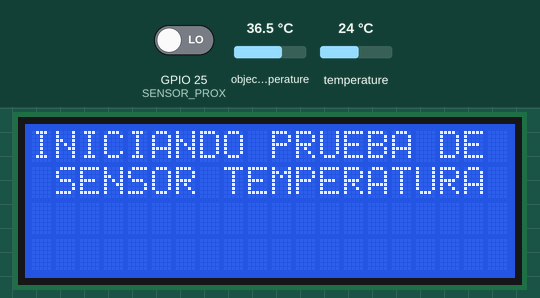
Simulated run of this sketch. Board: ESP32. Shown: 20×4 character LCD. The inputs (shaded band) are chosen by the test bench; at power-on: GPIO 25 (SENSOR_PROX) LOW, object temperature 36.5 °C, temperature 24 °C. What the sketch prints to the serial monitor is not drawn.

Above: at 1.3 s.
1.4 s: GPIO 25 (SENSOR_PROX) driven HIGH
At 2.5 s:
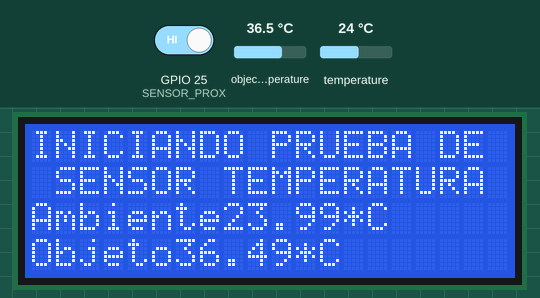
Timing chart, 0 to 4.4 s (numbered marks = the images above; inputs shaded):
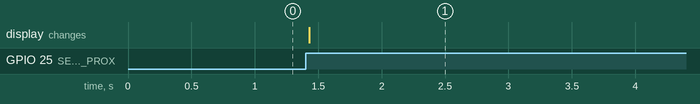

The sketch:

PruebaSensorTemperatura.ino
```cpp
#include <Adafruit_MLX90614.h>
#include <LiquidCrystal_I2C.h>    //Librería para la pantalla LCD

const int SENSOR_PROX = 25;    //Pin de sensor de proximidad


//////////////////////////// LCD ////////////////////////////
/* Objeto LCD con numero de filas y columnas */
LiquidCrystal_I2C lcd(0x27,20,4);

///////////////////// SENSOR TEMPERATURA /////////////////////
/* Objeto para acceder al sensor de temperatura */
Adafruit_MLX90614 mlx = Adafruit_MLX90614();

void setup() {
  Serial.begin(9600);
  while (!Serial);


  /****** PANTALLA ******/
  /*Inicio del módulo de pantalla.*/
  Serial.println("Iniciando Pantalla LCD");
  lcd.init();
  lcd.backlight();
  lcd.setCursor(0,0); lcd.print("INICIANDO PRUEBA DE ");
  lcd.setCursor(0,1); lcd.print(" SENSOR TEMPERATURA ");

/****** SENSOR DE TEMPERATURA ******/
  /*Inicio del sensor. Se verifica su funcionamiento*/
  Serial.print("Iniciando Sensor de temperatura: ");
  if (!mlx.begin()) {
    lcd.clear();
    lcd.setCursor(0,1); lcd.print("Error en sensor de");
    lcd.setCursor(0,2); lcd.print("temperatura");
    Serial.println("Inicio Fallido!");
  };
  Serial.println("OK");
  Serial.println("================================================");

  pinMode(SENSOR_PROX, INPUT);
}

void loop() {
  if(digitalRead(SENSOR_PROX) == HIGH){
    Serial.println("Midiendo Temperatura...");
    leerTemperatura();
  }
}

void leerTemperatura(){
  String ambiente = String(mlx.readAmbientTempC());
  String objeto = String(mlx.readObjectTempC());
  lcd.setCursor(0,2);
  lcd.print("Ambiente");
  lcd.print(ambiente);
  lcd.print("*C");
  lcd.setCursor(0,3);
  lcd.print("Objeto");
  lcd.print(objeto);
  lcd.print("*C");
  Serial.print("Ambiente = "); Serial.println(ambiente);
  Serial.print("Objeto = "); Serial.print(objeto); Serial.println("*C");

  Serial.println();
  delay(5000);
  lcd.setCursor(0,2);
  lcd.print("                    ");
  lcd.setCursor(0,3);
  lcd.print("                    ");
}
```

Measured:
- after the input at 1.4 s, the display: changes at once (image 1)
